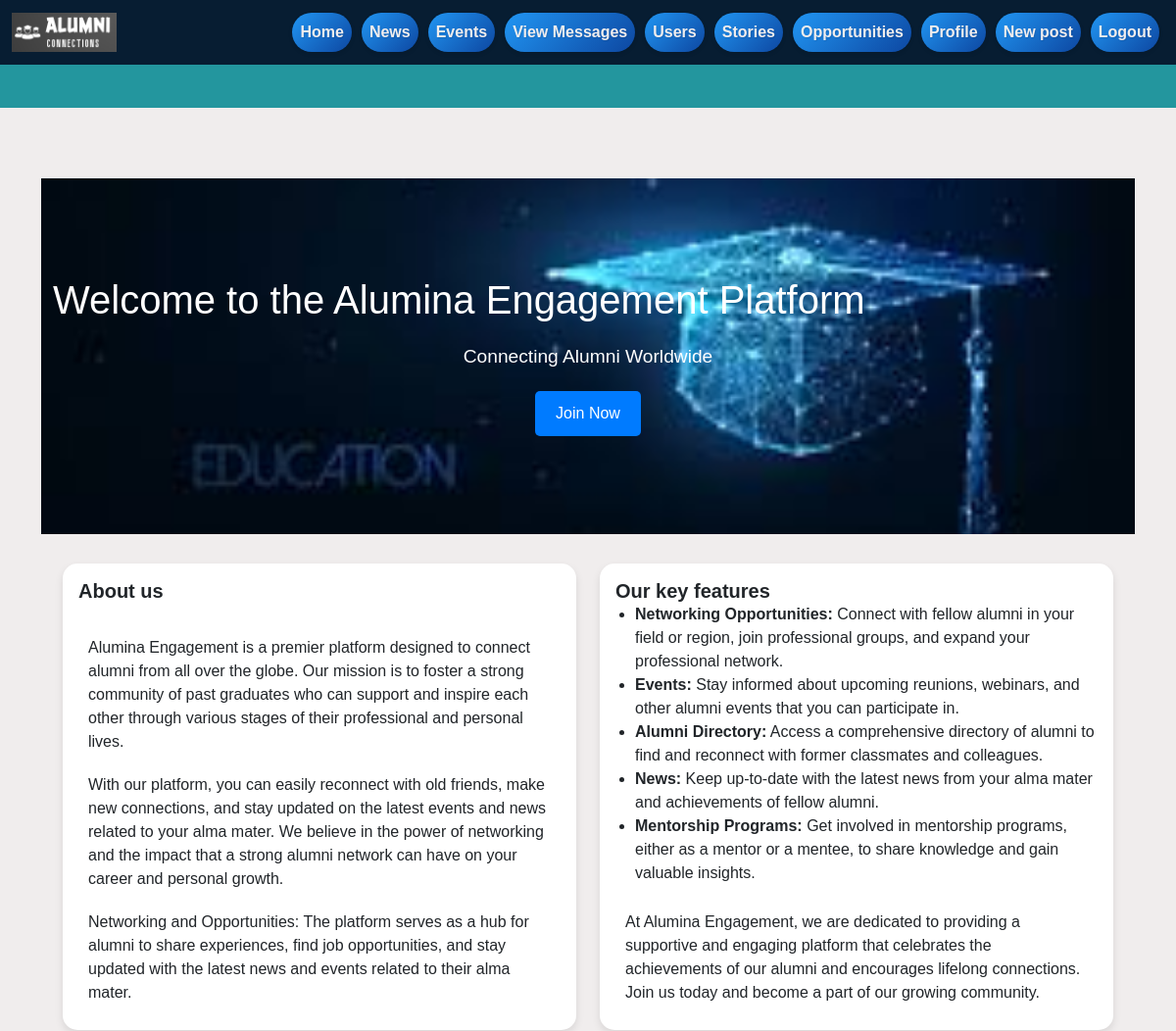
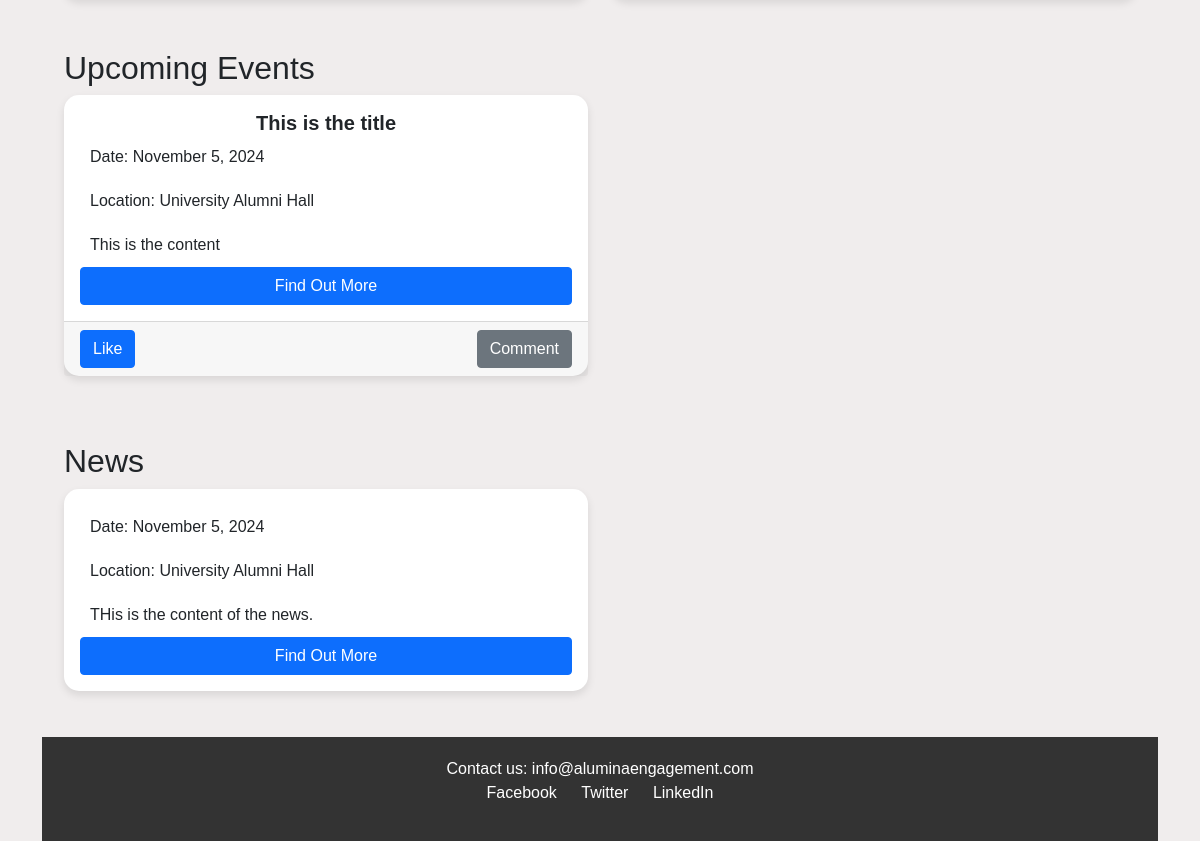
The app's page /home (signed in) with its own data (2 pictures, top to bottom).
### app/models.py (models this page shows, shortened)
class Post(db.Model):
    id = db.Column(db.Integer, primary_key=True)
    title = db.Column(db.String(100), nullable=False)
    date_posted = db.Column(db.DateTime, nullable=False, default=datetime.utcnow)
    content = db.Column(db.Text, nullable=False)
    image_file = db.Column(db.String(20), nullable=True)
    user_id = db.Column(db.Integer, db.ForeignKey('user.id'), nullable=False)
    likes = db.relationship('Like', backref='post', lazy=True)
    comments = db.relationship('Comment', backref='post', lazy=True)
    link = db.Column(db.String(255), nullable=True)
    category = db.Column(db.String(25), nullable=True)

### app/routes.py (the view)
@main.route("/")
@main.route("/home")
def home():
    posts = Post.query.filter_by(category='post').all()
    news = Post.query.filter_by(category='news').all()
    events = Post.query.filter_by(category='event').all()
    likes = []
    if current_user.is_authenticated:
        likes = [like.post_id for like in Like.query.filter_by(user_id=current_user.id).all()]
    return render_template('home.html', posts = posts, news = news, events = events, likes = likes)

### app/__init__.py (called while the page is built)
def create_app():
    app = Flask(__name__)
    app.config['SECRET_KEY'] = '2607/favy'
    app.config['SQLALCHEMY_DATABASE_URI'] = 'sqlite:///site.db'
    app.config['DEBUG'] = True
    csrf = CSRFProtect(app)
    socketio.init_app(app)
    db.init_app(app)
    bcrypt.init_app(app)
    login_manager.init_app(app)
    migrate.init_app(app, db)
    from app.auth import auth as auth_blueprint
    app.register_blueprint(auth_blueprint)
    from app.routes import main as main_blueprint
    app.register_blueprint(main_blueprint)
    from app.routes import messages as messages_blueprint
    app.register_blueprint(messages_blueprint)
    from app.routes import conversations as conversations_blueprint
    app.register_blueprint(conversations_blueprint)
    @app.context_processor
    def inject_user():
        return dict(current_user=current_user)
    return app

### app/models.py (called while the page is built)
@login_manager.user_loader
def load_user(user_id):
    return User.query.get(int(user_id))

### app/templates/home.html (shortened to what this page needs)
{% extends "base.html" %}
{% block content %}
 <section class="hero">
    <div class="container " style="text-align: center;" >
        <h2>Welcome to the Alumina Engagement Platform</h2>
        <p>Connecting Alumni Worldwide</p>
        <a href="{{ url_for('auth.register') }}" class="btn">Join Now</a>
    </div>
</section>
<section class="about">
    <div class="container ">
        <div class="row row-cols-1 row-cols-md-2 g-4">
            <div class="col">
              <div class="card h-100">
                <div class="card-body">
                  <h2 class="card-title">About us</h2>
                  <p>
                      Alumina Engagement is a premier platform designed to connect alumni from all over the globe.
                      Our mission is to foster a strong community of past graduates who can support and inspire each
                      other through various stages of their professional and personal lives.
                  </p>
                  <p>
                      With our platform, you can easily reconnect with old friends,
                      make new connections, and stay updated on the latest events and news related to your alma mater.
                      We believe in the power of networking and the impact that a strong alumni network can have on your
                      career and personal growth.
                  </p>
                  <p>
                    Networking and Opportunities: The platform serves as a hub for alumni to share experiences, find job opportunities, and stay updated with the latest news and events related to their alma mater.
                  </p>
                </div>
              </div>
            </div>
            <div class="col">
              <div class="card h-100">
                <div class="card-body">
                  <h2 class="card-title">Our key features</h2>
                  <ul>
                    <li><strong>Networking Opportunities:</strong> Connect with fellow alumni in your field or region, join professional groups, and expand your professional network.</li>
                    <li><strong>Events:</strong> Stay informed about upcoming reunions, webinars, and other alumni events that you can participate in.</li>
                    <li><strong>Alumni Directory:</strong> Access a comprehensive directory of alumni to find and reconnect with former classmates and colleagues.</li>
                    <li><strong>News:</strong> Keep up-to-date with the latest news from your alma mater and achievements of fellow alumni.</li>
                    <li><strong>Mentorship Programs:</strong> Get involved in mentorship programs, either as a mentor or a mentee, to share knowledge and gain valuable insights.</li>
                </ul>
                <p>
                    At Alumina Engagement, we are dedicated to providing a supportive and engaging platform that celebrates the achievements of our alumni and encourages lifelong connections. Join us today and become a part of our growing community.
                </p>
                </div>
              </div>
            </div>
          </div>
</section>
<section class="events" id="upcoming-events">
  <div class="container">
      <h2>Upcoming Events</h2>
      <div class="row">
          {% for event in events %}
          <div class="col-sm-6 mb-3">
              <div class="card h-100">
                  <div class="card-body">
                      <h5 class="card-title">{{ event.title }}</h5>
                      <p>Date: November 5, 2024</p>
                      <p>Location: University Alumni Hall</p>
                      <p>{{ event.content }}</p>
                      <a href="#" class="btn btn-primary">Find Out More</a>
                  </div>
                  <div class="card-footer">
                    <button class="btn like-btn {% if event.id in likes %}btn-primary{% else %}btn-secondary{% endif %}" data-post-id="{{ event.id }}" style="float: left;">Like</button>
                      <a href="{{ url_for('main.post', post_id=event.id) }}" class="btn btn-secondary" style="float: right;">Comment</a>
                  </div>
              </div>
          </div>
          {% endfor %}
      </div>
  </div>
</section>
<section class="events" id="upcoming-events">
  <div class="container">
      <h2>News</h2>
  <div class="row">
    {% for news in news %}
      <div class="col-sm-6 mb-3">
        <div class="card h-100">
          <div class="card-body">
              <p>Date: November 5, 2024</p>
              <p>Location: University Alumni Hall</p>
              <p>
                  {{ news.content }}.
              </p>
            <a href="#" class="btn btn-primary">Find Out More</a>
          </div>
        </div>
      </div>
      {% endfor %}
  </div>
    </div>
</section>
<footer>
    <div class="container">
        <p>Contact us: info@aluminaengagement.com</p>
        <ul class="social-links">
            <li><a href="#">Facebook</a></li>
            <li><a href="#">Twitter</a></li>
            <li><a href="#">LinkedIn</a></li>
        </ul>
    </div>
</footer>
{% endblock %}

### app/static/css/custom.css (style rules this page uses)
body { font-family: Arial, sans-serif; margin: 0; padding: 0; background: #f0eded; }
.hero { background: url('../images/images.jpeg') no-repeat center center/cover; color: #fff; padding: 100px 0; text-align: center; }
.hero h2 { font-size: 2.5em; margin-bottom: 20px; }
.hero p { font-size: 1.2em; margin-bottom: 20px; }
.hero .btn { background: #007bff; color: #fff; padding: 10px 20px; text-decoration: none; border-radius: 5px; }
section { padding: 20px 0; }
.about, .events, .success-stories, .news { text-align: center; margin: 10px; }
.about p, .events p, .success-stories p, .news p { text-align: start; margin: 10px; }
.container h2 { text-align: start; }
.about ul { list-style-type: disc; padding-left: 20px; text-align: left; display: inline-block; }
footer { background: #333; color: #fff; padding: 20px 0; text-align: center; }
footer p { margin: 0; }
footer .social-links { list-style: none; padding: 0; }
footer .social-links li { display: inline; margin: 0 10px; }
footer .social-links li a { color: #fff; text-decoration: none; }
.card { display: flex; flex-direction: column; }
.card-body { display: flex; flex-direction: column; justify-content: space-between; flex-grow: 1; }
.card-text, .card-title { margin-bottom: auto; }
.card { border: none; border-radius: 15px; box-shadow: 0 4px 8px rgba(0, 0, 0, 0.1); }
.card-title { font-size: 1.25rem; font-weight: bold; }

### records on screen
Post: title "This is the title", content "This is the content"
Post: content "THis is the content of the news"
